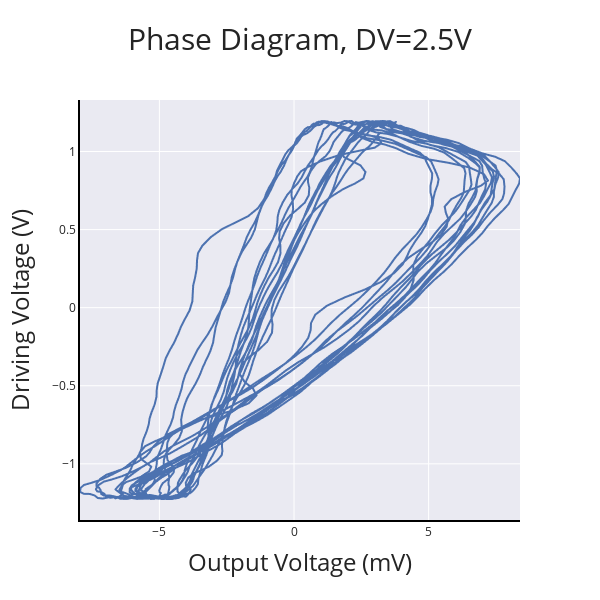

Source (notebook cell):
### Code cell
get_plot(file_path_ls_2[10], folders[10]) #

### Figure 1 — Plotly figure (JSON) as saved in the notebook; plotly's stock layout.template omitted (floating-point values rounded to 4 significant figures; data arrays with more than 128 entries replaced by an {"elided": "..."} marker saying what was removed)
{"data": [{"hovertemplate": "Output Voltage (mV)=%{x}<br>Driving Voltage (V)=%{y}<extra></extra>", "legendgroup": "", "line": {"color": "rgb(76,114,176)", "dash": "solid"}, "mode": "lines", "name": "", "showlegend": false, "type": "scattergl", "x": {"elided": "2016 float values"}, "xaxis": "x", "y": {"elided": "2016 float values"}, "yaxis": "y"}], "layout": {"height": 600, "legend": {"tracegroupgap": 0}, "title": {"font": {"size": 30}, "text": "Phase Diagram, DV=2.5V"}, "width": 600, "xaxis": {"anchor": "y", "domain": [0, 1], "linecolor": "black", "linewidth": 2, "showline": true, "title": {"font": {"size": 24}, "text": "Output Voltage (mV)"}}, "yaxis": {"anchor": "x", "domain": [0, 1], "linecolor": "black", "linewidth": 2, "showline": true, "title": {"font": {"size": 24}, "text": "Driving Voltage (V)"}}}}
